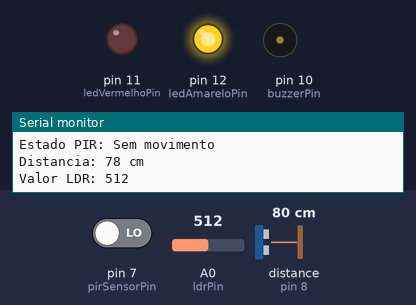
The sketch below on a simulated Arduino Uno, built with avr-gcc and run on an emulated ATmega328P. On the bench: output pins drawn as LEDs (lit = HIGH), buzzer (waves = sounding, pin HIGH), the last lines printed to the serial monitor. Wiring (inferred from the names in the program): ultrasonic range finder: trigger pin 9; echo pin 8. The test bench sets the inputs (shaded band); at power-on: A0 (ldrPin) = 512, distance to the obstacle (sensor on pin 8) 80 cm, pin 7 (pirSensorPin) LOW. The echo pulse lasts 58.3 µs per cm; pins used as bus, display or sensor lines are not drawn.

Above: at 1.2 s.
1.3 s: A0 (ldrPin) set to 106
4.3 s: A0 (ldrPin) set to 88
At 5.0 s:
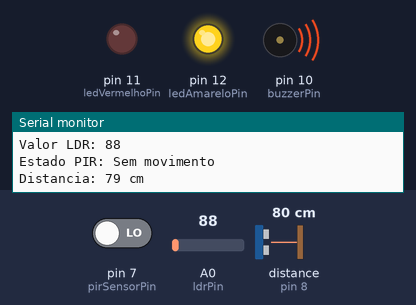
5.8 s: distance to the obstacle (sensor on pin 8) set to 12 cm
8.8 s: distance to the obstacle (sensor on pin 8) set to 9 cm
At 9.9 s:
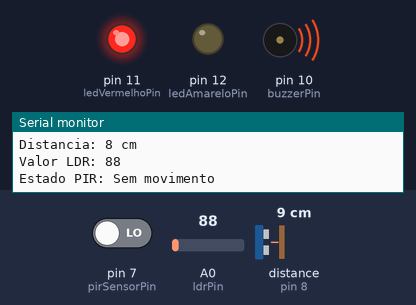
10.3 s: A0 (ldrPin) set to 1023
At 10.6 s:
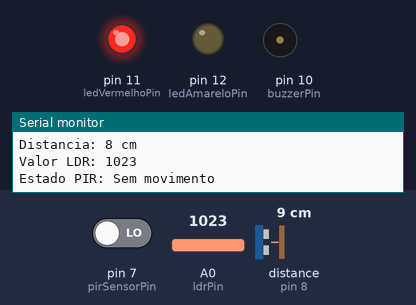
Timing chart, 0 to 13.3 s (numbered marks = the images above; inputs shaded):
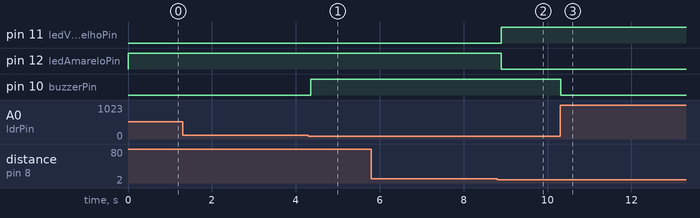

The sketch:

codigoFonte.ino
```cpp
// Definição dos pinos
const int trigPin = 9;           // Pino do trigger do sensor ultrassônico
const int echoPin = 8;           // Pino do echo do sensor ultrassônico
const int buzzerPin = 10;        // Pino do buzzer
const int ledAmareloPin = 12;    // Pino do LED amarelo
const int ledVermelhoPin = 11;   // Pino do LED vermelho
const int pirSensorPin = 7;      // Pino do sensor PIR
const int ldrPin = A0;           // Pino do LDR

// Variáveis
long duration;                   // Duração do pulso do sensor ultrassônico
int distance;                    // Distância calculada pelo sensor ultrassônico
int ldrValue = 0;                // Valor lido do LDR
int limiarEscuro = 100;          // Limiar para considerar "escuro" (ajustável)
int pirState = LOW;              // Estado do sensor PIR (LOW = sem movimento, HIGH = movimento)

void setup() {
  // Configuração dos pinos
  pinMode(trigPin, OUTPUT);
  pinMode(echoPin, INPUT);
  pinMode(buzzerPin, OUTPUT);
  pinMode(ledAmareloPin, OUTPUT);
  pinMode(ledVermelhoPin, OUTPUT);
  pinMode(pirSensorPin, INPUT);

  // Inicializa a comunicação serial para depuração
  Serial.begin(9600);
}

void loop() {
  // Leitura do sensor ultrassônico
  digitalWrite(trigPin, LOW);
  delayMicroseconds(2);
  digitalWrite(trigPin, HIGH);
  delayMicroseconds(10);
  digitalWrite(trigPin, LOW);

  duration = pulseIn(echoPin, HIGH);
  distance = duration * 0.034 / 2;  // Calcula a distância em cm

  // Exibe a distância no Monitor Serial
  Serial.print("Distancia: ");
  Serial.print(distance);
  Serial.println(" cm");

  // Leitura do valor do LDR
  ldrValue = analogRead(ldrPin);

  // Exibe o valor do LDR no Monitor Serial
  Serial.print("Valor LDR: ");
  Serial.println(ldrValue);

  // Leitura do estado do sensor PIR
  pirState = digitalRead(pirSensorPin);

  // Exibe o estado do PIR no Monitor Serial (ativo ou não)
  Serial.print("Estado PIR: ");
  if (pirState == HIGH) {
    Serial.println("Movimento detectado");
  } else {
    Serial.println("Sem movimento");
  }

  // Controle do buzzer baseado no LDR
  // Se o valor do LDR for menor que o limiar, significa que está escuro
  if (ldrValue < limiarEscuro) {
    // Aciona o buzzer
    digitalWrite(buzzerPin, HIGH);
  } else {
    // Desliga o buzzer
    digitalWrite(buzzerPin, LOW);
  }

  // Controle dos LEDs baseado no sensor ultrassônico
  // Se a distância for menor que 10 cm, aciona o LED vermelho
  if (distance < 10) {
    digitalWrite(ledVermelhoPin, HIGH);
    digitalWrite(ledAmareloPin, LOW);
  }
  // Se a distância for maior ou igual a 10 cm, aciona o LED amarelo
  else {
    digitalWrite(ledAmareloPin, HIGH);
    digitalWrite(ledVermelhoPin, LOW);
  }

  delay(100);  // Pequeno atraso para evitar muitas leituras
}
```

Measured:
- the behaviour switches between 100 and 99 on A0 (ldrPin) (found by bisection; images 0 and 1)
- the behaviour switches between 11 and 10 cm on distance to the obstacle (sensor on pin 8) (found by bisection; images 1 and 2)
- after the input at 4.3 s, pin 10 (buzzerPin): LOW → HIGH after 0.05 s
- after the input at 8.8 s, pin 11 (ledVermelhoPin): LOW → HIGH after 0.09 s; pin 12 (ledAmareloPin): HIGH → LOW after 0.09 s
- after the input at 10.3 s, pin 10 (buzzerPin): HIGH → LOW at once
